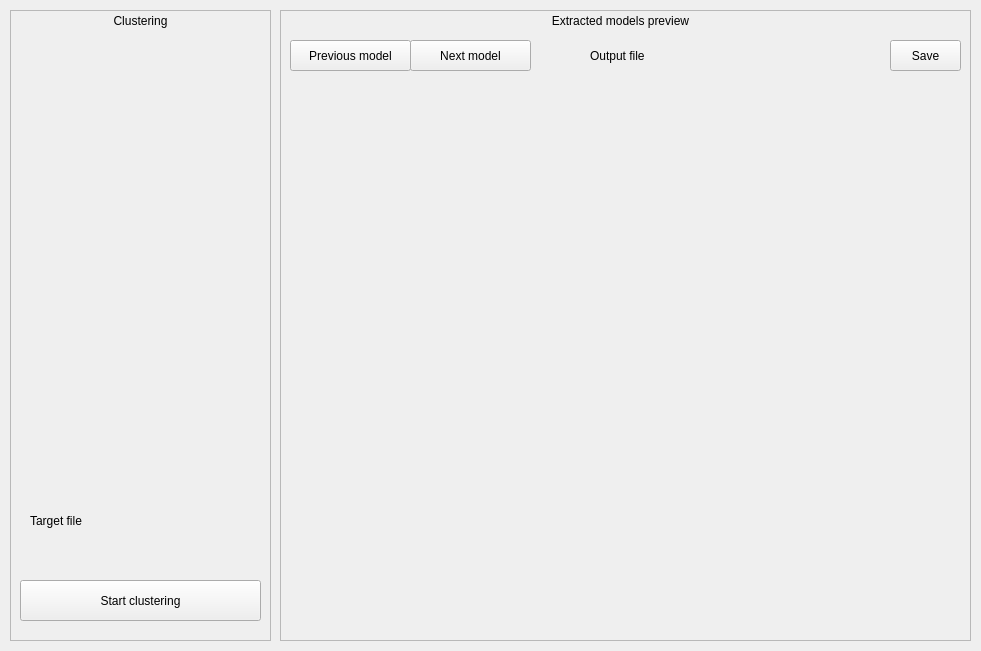
<?xml version="1.0" encoding="UTF-8"?>
<ui version="4.0">
 <class>ClusteringView</class>
 <widget class="QWidget" name="ClusteringView">
  <property name="geometry">
   <rect>
    <x>0</x>
    <y>0</y>
    <width>981</width>
    <height>651</height>
   </rect>
  </property>
  <property name="windowTitle">
   <string>Form</string>
  </property>
  <widget class="QFrame" name="frmClustering">
   <property name="geometry">
    <rect>
     <x>10</x>
     <y>10</y>
     <width>261</width>
     <height>631</height>
    </rect>
   </property>
   <property name="frameShape">
    <enum>QFrame::StyledPanel</enum>
   </property>
   <property name="frameShadow">
    <enum>QFrame::Sunken</enum>
   </property>
   <widget class="QPushButton" name="btnSegment">
    <property name="geometry">
     <rect>
      <x>10</x>
      <y>570</y>
      <width>241</width>
      <height>41</height>
     </rect>
    </property>
    <property name="text">
     <string>Start clustering</string>
    </property>
   </widget>
   <widget class="QLabel" name="lblClustering">
    <property name="geometry">
     <rect>
      <x>20</x>
      <y>0</y>
      <width>221</width>
      <height>21</height>
     </rect>
    </property>
    <property name="text">
     <string>Clustering</string>
    </property>
    <property name="alignment">
     <set>Qt::AlignCenter</set>
    </property>
   </widget>
   <widget class="FilterOptionView" name="wgtFilterOptionView" native="true">
    <property name="geometry">
     <rect>
      <x>10</x>
      <y>20</y>
      <width>240</width>
      <height>80</height>
     </rect>
    </property>
   </widget>
   <widget class="SegmentationOptionView" name="wgtSegOptionView" native="true">
    <property name="geometry">
     <rect>
      <x>10</x>
      <y>110</y>
      <width>240</width>
      <height>230</height>
     </rect>
    </property>
   </widget>
   <widget class="QLabel" name="lblSegInputFile">
    <property name="geometry">
     <rect>
      <x>20</x>
      <y>500</y>
      <width>221</width>
      <height>21</height>
     </rect>
    </property>
    <property name="text">
     <string>Target file</string>
    </property>
    <property name="alignment">
     <set>Qt::AlignLeading|Qt::AlignLeft|Qt::AlignVCenter</set>
    </property>
   </widget>
   <widget class="FileChooser" name="wgtSegFileChooser" native="true">
    <property name="geometry">
     <rect>
      <x>20</x>
      <y>520</y>
      <width>221</width>
      <height>31</height>
     </rect>
    </property>
   </widget>
   <widget class="ClusteringOptionView" name="wgtClusterOptionView" native="true">
    <property name="geometry">
     <rect>
      <x>10</x>
      <y>350</y>
      <width>240</width>
      <height>140</height>
     </rect>
    </property>
   </widget>
  </widget>
  <widget class="QFrame" name="frmCtrlModel">
   <property name="geometry">
    <rect>
     <x>280</x>
     <y>10</y>
     <width>691</width>
     <height>631</height>
    </rect>
   </property>
   <property name="frameShape">
    <enum>QFrame::StyledPanel</enum>
   </property>
   <property name="frameShadow">
    <enum>QFrame::Raised</enum>
   </property>
   <widget class="QLabel" name="lblOutputFile">
    <property name="geometry">
     <rect>
      <x>310</x>
      <y>30</y>
      <width>81</width>
      <height>31</height>
     </rect>
    </property>
    <property name="text">
     <string>Output file</string>
    </property>
    <property name="alignment">
     <set>Qt::AlignLeading|Qt::AlignLeft|Qt::AlignVCenter</set>
    </property>
   </widget>
   <widget class="FileChooser" name="wgtOutFileChooser" native="true">
    <property name="geometry">
     <rect>
      <x>390</x>
      <y>30</y>
      <width>221</width>
      <height>31</height>
     </rect>
    </property>
   </widget>
   <widget class="QPushButton" name="btnPrevModel">
    <property name="geometry">
     <rect>
      <x>10</x>
      <y>30</y>
      <width>121</width>
      <height>31</height>
     </rect>
    </property>
    <property name="text">
     <string>Previous model</string>
    </property>
   </widget>
   <widget class="QPushButton" name="btnNextModel">
    <property name="geometry">
     <rect>
      <x>130</x>
      <y>30</y>
      <width>121</width>
      <height>31</height>
     </rect>
    </property>
    <property name="text">
     <string>Next model</string>
    </property>
   </widget>
   <widget class="QPushButton" name="btnSaveModel">
    <property name="geometry">
     <rect>
      <x>610</x>
      <y>30</y>
      <width>71</width>
      <height>31</height>
     </rect>
    </property>
    <property name="text">
     <string>Save</string>
    </property>
   </widget>
   <widget class="PCLViewer" name="wgtPCLViewer" native="true">
    <property name="geometry">
     <rect>
      <x>10</x>
      <y>80</y>
      <width>671</width>
      <height>541</height>
     </rect>
    </property>
   </widget>
   <widget class="QLabel" name="lblExtrModelsPreview">
    <property name="geometry">
     <rect>
      <x>230</x>
      <y>0</y>
      <width>221</width>
      <height>21</height>
     </rect>
    </property>
    <property name="text">
     <string>Extracted models preview</string>
    </property>
    <property name="alignment">
     <set>Qt::AlignCenter</set>
    </property>
   </widget>
  </widget>
 </widget>
 <customwidgets>
  <customwidget>
   <class>PCLViewer</class>
   <extends>QWidget</extends>
   <header location="global">pclviewer.h</header>
   <container>1</container>
  </customwidget>
  <customwidget>
   <class>FileChooser</class>
   <extends>QWidget</extends>
   <header location="global">filechooser.h</header>
   <container>1</container>
  </customwidget>
  <customwidget>
   <class>FilterOptionView</class>
   <extends>QWidget</extends>
   <header location="global">filteroptionview.h</header>
   <container>1</container>
  </customwidget>
  <customwidget>
   <class>ClusteringOptionView</class>
   <extends>QWidget</extends>
   <header location="global">clusteringoptionview.h</header>
   <container>1</container>
  </customwidget>
  <customwidget>
   <class>SegmentationOptionView</class>
   <extends>QWidget</extends>
   <header location="global">segmentationoptionview.h</header>
   <container>1</container>
  </customwidget>
 </customwidgets>
 <resources/>
 <connections/>
</ui>
